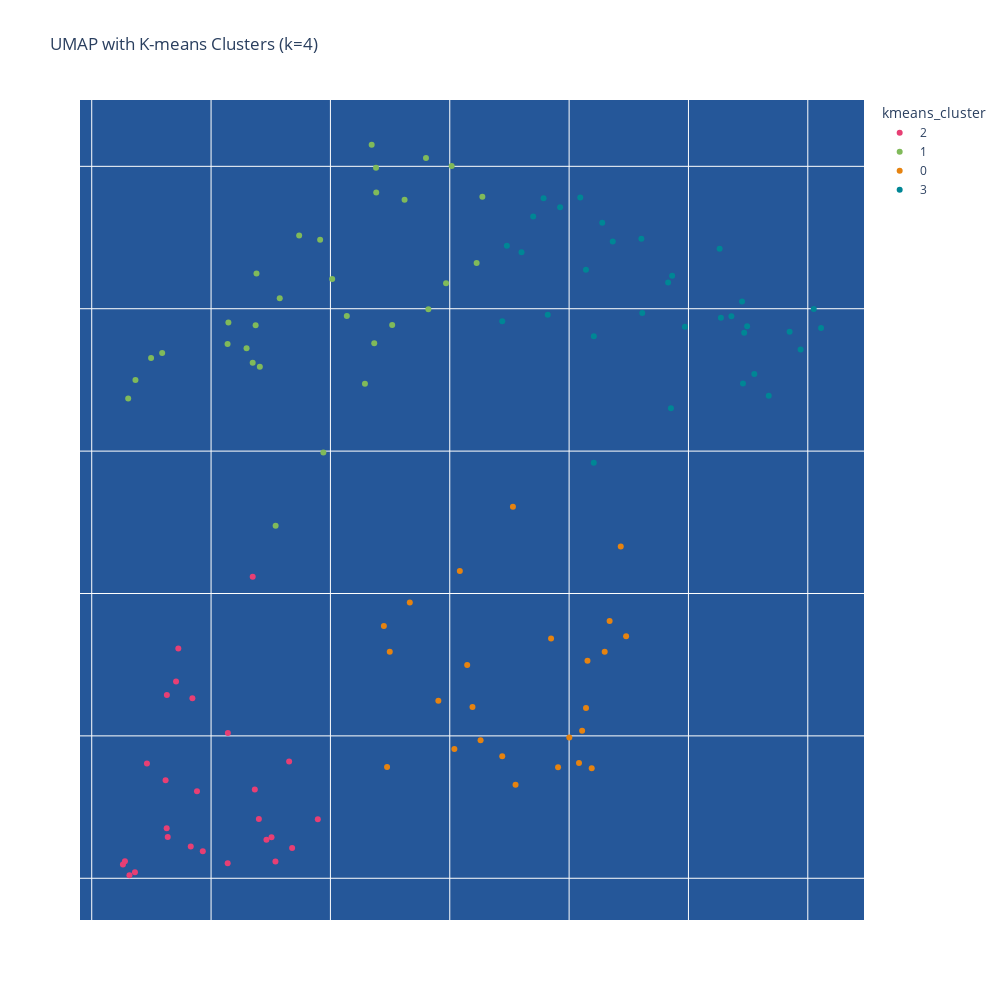

Write notebook code for a chart like this one.
### Code cell
# K-means clustering on UMAP coordinates
# Number of clusters for K-means
n_clusters = int(input(f"Enter the number of clusters you want (optimal = {optimal_k}): ")) # You can adjust this parameter to get desired number of clusters

# Perform K-means clustering on UMAP coordinates
kmeans = KMeans(n_clusters=n_clusters, random_state=42, n_init=10)
cluster_labels = kmeans.fit_predict(umap_result)

# Add K-means cluster assignments to the dataframe
umap_df_pca['kmeans_cluster'] = cluster_labels

# Print the number of clusters
print(f"Number of K-means clusters: {n_clusters}")

# Visualize UMAP with K-means clusters
umap_df_pca['Faculty_Full_Name'] = raw_data['Faculty_Full_Name']
umap_df_pca['kmeans_cluster'] = umap_df_pca['kmeans_cluster'].astype(str)
fig = px.scatter(
    umap_df_pca,
    x="V1",
    y="V2",
    color='kmeans_cluster',
    title=f"UMAP with K-means Clusters (k={n_clusters})",
    hover_name="Faculty_Full_Name",
    hover_data={"V1": False, "V2": False, 'Top_Mesh_Terms': True},
    width=1000,
    height=1000,
    color_discrete_sequence=px.colors.qualitative.Bold,
    category_orders={'kmeans_cluster': sorted(umap_df_pca['kmeans_cluster'].astype(float))}
)
fig_show(fig)

# Process clustering results and prepare for analysis
## This block creates a dataframe with numeric data, adds cluster labels, ensures proper data types, and identifies feature columns for further analysis
filtered_data_df = pd.DataFrame(feature_matrix)  # Create a new dataframe with numeric data
filtered_data_df['cluster'] = kmeans.labels_  # Add cluster labels to the dataframe

# Create a clustered dataframe for analysis
cluster_feature_matrix = filtered_data_df

# Ensure the cluster column is properly formatted
cluster_feature_matrix['cluster'] = cluster_feature_matrix['cluster'].astype('category')

### Figure 1 — Plotly figure (JSON) as saved in the notebook; plotly's stock layout.template omitted (floating-point values rounded to 4 significant figures; data arrays with more than 128 entries replaced by an {"elided": "..."} marker saying what was removed)
{"data": [{"customdata": [[["Soil", "Droughts", "Resilience__Psychological", "Temperature", "Interdisciplinary_Research"]], [["Biodiversity", "Ecological_and_Environmental_Phenomena"]], [["Phylogeny", "Clustered_Regularly_Interspaced_Short_Palindromic_Repeats", "Evolution__Molecular"]], [["Genotype", "Alleles", "Evolution__Molecular", "Chromatin", "Gene_Regulatory_Networks"]], [["Temperature", "Soil", "Resilience__Psychological", "Droughts", "Computer_Simulation"]], [["Biological_Evolution", "Computer_Simulation", "Computational_Biology", "Ecological_and_Environmental_Phenomena", "Genetics"]], [["Genetic_Variation", "Chromatin", "Epigenomics", "Temperature", "Droughts"]], [["Neurodegenerative_Diseases", "Anti_Bacterial_Agents", "Computer_Simulation", "Anti_Infective_Agents", "Computational_Biology"]], [["Temperature", "Ecological_and_Environmental_Phenomena", "Soil", "Nutrients", "Biodiversity"]], [["Chromatin", "Organoids", "Alleles", "Phylogeny", "Evolution__Molecular"]], [["Temperature", "Ecological_and_Environmental_Phenomena", "Biodiversity"]], [["Parasites", "Diet", "Epigenomics", "Evolution__Molecular", "Nutrients"]], [["Genotype", "Aging", "Macrophages", "Persistent_Infection", "CRISPR_Cas_Systems"]], [["Aging", "Synapses", "Computer_Simulation", "Memory_Consolidation", "Genetics"]], [["Temperature", "Ecological_and_Environmental_Phenomena"]], [["Temperature", "Ecological_and_Environmental_Phenomena", "Biodiversity", "Genetics", "Anti_Bacterial_Agents"]], [["Biological_Evolution", "Droughts", "Alleles", "Genetic_Variation", "Biodiversity"]], [["Evolution__Molecular", "Phylogeny", "Ecological_and_Environmental_Phenomena", "Biological_Evolution", "Genetics"]], [["Soil", "Droughts", "Biological_Evolution", "Pandemics", "Ecological_and_Environmental_Phenomena"]], [["Nutrients", "Biodiversity", "Escherichia_coli", "Anti_Bacterial_Agents", "Evolution__Molecular"]], [["Biodiversity", "Ecological_and_Environmental_Phenomena", "Temperature"]], [["Biological_Evolution"]], [["Biodiversity", "Interdisciplinary_Research", "Temperature", "Resilience__Psychological", "Diet"]], [["Alleles", "Mitochondria", "Cell_Death", "Neurodegenerative_Diseases"]], [["Ecological_and_Environmental_Phenomena", "Phylogeny", "Computer_Simulation", "Alleles"]], [["Soil", "Temperature", "Resilience__Psychological", "Droughts", "Genotype"]]], "hovertemplate": "<b>%{hovertext}</b><br><br>kmeans_cluster=2<br>Top_Mesh_Terms=%{customdata[0]}<extra></extra>", "hovertext": ["Allison, Steven", "Bracken, Matthew", "Briscoe, Adriana", "Emerson, J.J.", "Faiola, Celia", "Frank, Steven", "Gaut, Brandon", "Gross, Steven", "Huxman, Travis", "Kvon, Evgeny", "Lamb, Joleah", "Lee, Grace", "Long, Anthony", "Lur, Gyorgy", "Lutterschmidt, Deborah", "Martiny, Adam", "Mooney, Kailen", "Ranz, Jose", "Rebolleda-Gomez, Maria", "Rodriguez Verdugo, Alejandra", "Sorte, Cascade", "Striedter, Georg", "Symons, Celia", "Thompson-Peer, Katherine", "Thornton, Kevin", "Treseder, Kathleen"], "legendgroup": "2", "marker": {"color": "rgb(231, 63, 116)", "symbol": "circle"}, "mode": "markers", "name": "2", "orientation": "v", "showlegend": true, "type": "scatter", "x": [5.366, 4.262, 5.654, 5.679, 5.139, 4.63, 4.882, 5.894, 4.637, 5.464, 4.83, 5.349, 5.141, 5.507, 4.362, 4.628, 4.706, 4.463, 4.844, 4.619, 4.316, 4.726, 4.931, 5.539, 4.278, 5.4], "xaxis": "x", "y": [8.624, 8.096, 8.82, 8.212, 8.106, 9.287, 8.611, 8.414, 8.291, 8.27, 8.223, 10.12, 9.019, 8.288, 8.043, 8.351, 9.382, 8.807, 9.265, 8.689, 8.021, 9.615, 8.19, 8.117, 8.119, 8.417], "yaxis": "y"}, {"customdata": [[["Phosphorylation", "Computational_Biology", "Genetics", "Hippo_Signaling_Pathway", "Cell_Line__Tumor"]], [["Molecular_Biology", "Immunity", "Carcinogenesis", "T_Lymphocytes", "Phosphorylation"]], [["Biomechanical_Phenomena", "Aging", "Temperature"]], [[]], [["Phosphorylation", "Ligands", "Diabetes_Mellitus", "Child", "Alleles"]], [[]], [["Gene_Regulatory_Networks", "Chromatin", "Multiomics", "Cell_Differentiation", "Computational_Biology"]], [["Neuroimaging", "Magnetic_Resonance_Imaging", "Pregnancy", "Computer_Simulation", "Adolescent"]], [["Magnetic_Resonance_Imaging", "Temperature", "Genotype", "Ligands"]], [["Diet", "Temperature"]], [["Biomechanical_Phenomena", "Resilience__Psychological", "Interdisciplinary_Research", "Computer_Simulation"]], [["CRISPR_Cas_Systems", "Tumor_Microenvironment", "Nutrients", "Ligands", "Alleles"]], [["Substance_Related_Disorders"]], [["Anti_Bacterial_Agents", "Pandemics", "Nutrients", "Molecular_Biology", "Ligands"]], [["Nitrogenase", "Escherichia_coli", "Cell_Line__Tumor", "Aged__80_and_over", "Phylogeny"]], [["Colorectal_Neoplasms", "Incidence", "Survival_Rate", "Astrocytes", "Tumor_Microenvironment"]], [["CRISPR_Cas_Systems", "Genetics", "RNA", "Magnetic_Resonance_Imaging", "Cell_Death"]], [["Adolescent", "Genotype"]], [[]], [["Computational_Biology", "T_Lymphocytes", "Hippo_Signaling_Pathway", "Escherichia_coli", "Cell_Line__Tumor"]], [["Reward", "Substance_Related_Disorders", "Genetics", "Adolescent", "Neuronal_Plasticity"]], [["Biomechanical_Phenomena", "Biological_Evolution", "Ecological_and_Environmental_Phenomena", "Evolution__Molecular", "Phylogeny"]], [["Biomechanical_Phenomena", "Cues", "Ecological_and_Environmental_Phenomena", "Zebrafish"]], [["Sleep", "Cues", "Neuronal_Plasticity", "Synapses", "Memory_Consolidation"]], [["Immunity__Innate", "Virus_Diseases", "Antiviral_Agents", "Incidence", "Pandemics"]], [["Parasites", "Toxoplasma", "Ligands", "Fibroblasts"]], [["Cytokines", "Flow_Cytometry", "Cell_Line", "Single_Cell_Gene_Expression_Analysis", "T_Lymphocytes"]], [[]], [["Nitrogenase", "Oxidation_Reduction", "Escherichia_coli", "Phylogeny", "Evolution__Molecular"]], [["Incidence", "Cell_Proliferation", "Tumor_Microenvironment", "RNA", "Carcinogenesis"]], [["Genetics", "Hippo_Signaling_Pathway", "Phosphorylation", "Cell_Line__Tumor"]]], "hovertemplate": "<b>%{hovertext}</b><br><br>kmeans_cluster=1<br>Top_Mesh_Terms=%{customdata[0]}<extra></extra>", "hovertext": ["Arora, Kavita", "Atwood, Scott", "Azizi, Emanuel", "Baker, Nicholas", "Bardwell, Lee", "Burley, Nancy", "Cho, Ken", "Chrastil, Elizabeth", "Cocco, Melanie", "Connor, Kwasi", "Daley, Monica", "Edinger, Aimee", "Fortin, Norbert", "Goulding, Celia", "Hu, Yilin", "Hughes, Christopher", "James, Anthony", "Kim, Seungsoo", "Konieczny, Piotr", "Luo, Ray", "Mahler, Stephen", "Martinez, Christopher", "McHenry, Matthew", "McNaughton, Bruce", "Morehouse, Benjamin", "Morrissette, Naomi", "Nicholas, Dequina", "Pizzagalli, Diego", "Ribbe, Markus", "Sun, Sha", "Warrior, Rahul"], "legendgroup": "1", "marker": {"color": "rgb(128, 186, 90)", "symbol": "circle"}, "mode": "markers", "name": "1", "orientation": "v", "showlegend": true, "type": "scatter", "x": [7.016, 7.225, 4.497, 5.145, 6.382, 5.297, 6.969, 6.346, 5.738, 5.408, 4.59, 5.914, 5.373, 6.367, 6.384, 6.821, 6.015, 5.575, 5.349, 6.137, 7.273, 4.306, 4.366, 5.381, 5.541, 6.518, 6.289, 5.138, 6.621, 5.941, 6.801], "xaxis": "x", "y": [13.0, 12.32, 11.65, 11.9, 12.99, 11.72, 12.18, 13.15, 12.51, 11.59, 11.69, 12.48, 11.88, 11.76, 12.82, 12.0, 12.21, 12.07, 11.62, 11.95, 12.79, 11.37, 11.5, 12.25, 10.48, 11.89, 11.47, 11.75, 12.77, 10.99, 13.06], "yaxis": "y"}, {"customdata": [[["Obesity", "Pregnancy", "Chromatin", "Multiomics", "DNA"]], [["Induced_Pluripotent_Stem_Cells", "Cytokines", "Macrophages", "Disease_Progression", "Monocytes"]], [["Zebrafish", "Cell_Communication", "Macrophages"]], [["Diet", "Zebrafish", "Proteomics", "Temperature", "Ecological_and_Environmental_Phenomena"]], [["Cryoelectron_Microscopy", "Bacteriophages", "Microscopy", "Gastrointestinal_Microbiome", "Anti_Bacterial_Agents"]], [["Cell_Proliferation", "Amyloid_beta_Peptides", "Monocytes", "Bone_Marrow", "Macrophages"]], [["Pancreatic_Neoplasms", "Tumor_Microenvironment", "Fibroblasts", "Oxidation_Reduction", "Liver_Neoplasms"]], [["Gastrointestinal_Microbiome", "Parasites", "Ecological_and_Environmental_Phenomena", "Genetics", "Diet"]], [["Hematopoietic_Stem_Cell_Transplantation", "Graft_vs_Host_Disease", "T_Lymphocytes__Regulatory", "Bone_Marrow", "Apoptosis"]], [["Stem_Cells", "RNA", "Cell_Differentiation", "Computational_Biology", "Single_Cell_Analysis"]], [["COVID_19", "Neuroinflammatory_Diseases", "Pandemics", "Multiple_Sclerosis", "Virus_Diseases"]], [["Toxoplasma", "Parasites", "Monocytes", "Phagocytosis", "Cytokines"]], [["Amyloid_beta_Peptides", "Gastrointestinal_Microbiome", "Astrocytes", "Disease_Progression", "T_Lymphocytes__Regulatory"]], [["Soil", "Gastrointestinal_Microbiome", "Diet", "Diabetes_Mellitus", "Anti_Bacterial_Agents"]], [["Inflammasomes", "NLR_Family__Pyrin_Domain_Containing_3_Protein", "Cryoelectron_Microscopy", "CRISPR_Cas_Systems", "Apoptosis"]], [["Cell_Communication", "Gene_Regulatory_Networks", "Single_Cell_Analysis", "Single_Cell_Gene_Expression_Analysis", "Computational_Biology"]], [["Zebrafish", "Pancreatic_Neoplasms", "Gastrointestinal_Microbiome", "Disease_Progression", "Child"]], [["Single_Cell_Gene_Expression_Analysis", "Stem_Cells", "Fibroblasts", "Cell_Communication", "Aging"]], [["Zebrafish", "Computer_Simulation", "Cell_Proliferation", "Biomechanical_Phenomena", "Biological_Evolution"]], [["White_Matter", "Neurodegenerative_Diseases", "Neuroinflammatory_Diseases", "Astrocytes", "Proteomics"]], [["CD8_Positive_T_Lymphocytes", "Immune_Checkpoint_Inhibitors", "Persistent_Infection", "Virus_Diseases", "HIV_Infections"]], [["T_Lymphocytes__Regulatory", "Multiple_Sclerosis", "Stem_Cells", "White_Matter", "Macrophages"]], [["Bacteriophages", "Anti_Bacterial_Agents", "Gastrointestinal_Microbiome", "Escherichia_coli", "Nutrients"]], [["Zebrafish", "Gastrointestinal_Microbiome", "Bacteriophages", "Anti_Bacterial_Agents", "Soil"]], [["Gastrointestinal_Microbiome", "Phylogeny"]]], "hovertemplate": "<b>%{hovertext}</b><br><br>kmeans_cluster=0<br>Top_Mesh_Terms=%{customdata[0]}<extra></extra>", "hovertext": ["Blumberg, Bruce", "Blurton-Jones, Mathew", "Eom, Dae Seok", "German, Donovan", "Gonen, Shane", "Green, Kim", "Halbrook, Christopher", "Hammer, Tobin", "Inlay, Matthew", "Lander, Arthur", "Lane, Thomas", "Lodoen, Melissa", "MacGregor, Grant", "Martiny, Jennifer", "McNulty, Reginald", "Nie, Qing", "Parsons, Michael", "Plikus, Maksim", "Schilling, Thomas", "Swarup, Vivek", "Tinoco, Roberto", "Walsh, Craig", "Whiteson, Katrine", "Wiles, Travis", "Xue, Katherine"], "legendgroup": "0", "marker": {"color": "rgb(230, 131, 16)", "symbol": "circle"}, "mode": "markers", "name": "0", "orientation": "v", "showlegend": true, "type": "scatter", "x": [8.189, 8.083, 7.039, 6.475, 7.146, 7.849, 8.002, 6.448, 8.433, 7.907, 8.339, 8.142, 7.529, 6.665, 8.154, 7.44, 7.19, 7.551, 7.258, 8.298, 8.477, 8.109, 7.084, 6.904, 6.497], "xaxis": "x", "y": [8.774, 8.809, 8.908, 8.782, 9.498, 9.684, 8.988, 9.771, 10.33, 8.78, 9.807, 9.195, 10.61, 9.938, 9.527, 8.858, 9.203, 8.657, 8.969, 9.59, 9.7, 9.036, 10.16, 9.247, 9.591], "yaxis": "y"}, {"customdata": {"elided": "32 rows, 145 str values in total"}, "hovertemplate": "<b>%{hovertext}</b><br><br>kmeans_cluster=3<br>Top_Mesh_Terms=%{customdata[0]}<extra></extra>", "hovertext": ["Busciglio, Jorge", "Cahill, Larry", "Cinquin, Olivier", "Cohen-Cory, Susana", "Cramer, Karina", "Donovan, Peter", "Drayman, Nir", "Fowler, Christie", "Frostig, Ron", "Fruman, David", "Gershon, Paul", "Glabe, Charles", "Green, Michael", "Grill, Joshua", "Kawas, Claudia", "Kong, Mei", "LaFerla, Frank", "Lara-Gonzalez, Pablo", "Metherate, Raju", "Mortazavi, Ali", "Razorenova, Olga", "Schechtman-Drayman, Eitan", "Shi, Xiaoyu", "Stark, Craig", "Suetterlin, Christine", "Sumikawa, Katumi", "Tenner, Andrea", "Thompson, Leslie", "Tsai, Shiou-Chuan", "Wang, Wenqi", "Wood, Marcelo", "Yassa, Michael"], "legendgroup": "3", "marker": {"color": "rgb(0, 134, 149)", "symbol": "circle"}, "mode": "markers", "name": "3", "orientation": "v", "showlegend": true, "type": "scatter", "x": [9.552, 9.94, 9.492, 8.613, 8.207, 8.278, 7.478, 9.449, 8.97, 7.699, 7.925, 7.821, 8.093, 9.457, 9.848, 7.786, 8.853, 8.605, 9.36, 8.829, 8.366, 10.05, 9.673, 10.11, 7.44, 9.467, 8.207, 8.141, 7.601, 8.863, 9.261, 9.272], "xaxis": "x", "y": [11.54, 11.71, 11.88, 11.97, 11.81, 12.6, 12.44, 12.05, 11.87, 12.65, 12.71, 11.96, 12.78, 11.47, 11.84, 12.78, 11.3, 12.49, 11.95, 12.18, 12.47, 12.0, 11.39, 11.86, 11.91, 11.83, 10.92, 12.27, 12.4, 12.23, 12.42, 11.94], "yaxis": "y"}], "layout": {"height": 1000, "legend": {"title": {"text": "kmeans_cluster"}, "tracegroupgap": 0}, "plot_bgcolor": "#255799", "title": {"text": "UMAP with K-means Clusters (k=4)"}, "width": 1000, "xaxis": {"anchor": "y", "domain": [0, 1], "showticklabels": false, "title": {"text": ""}}, "yaxis": {"anchor": "x", "domain": [0, 1], "showticklabels": false, "title": {"text": ""}}}}
